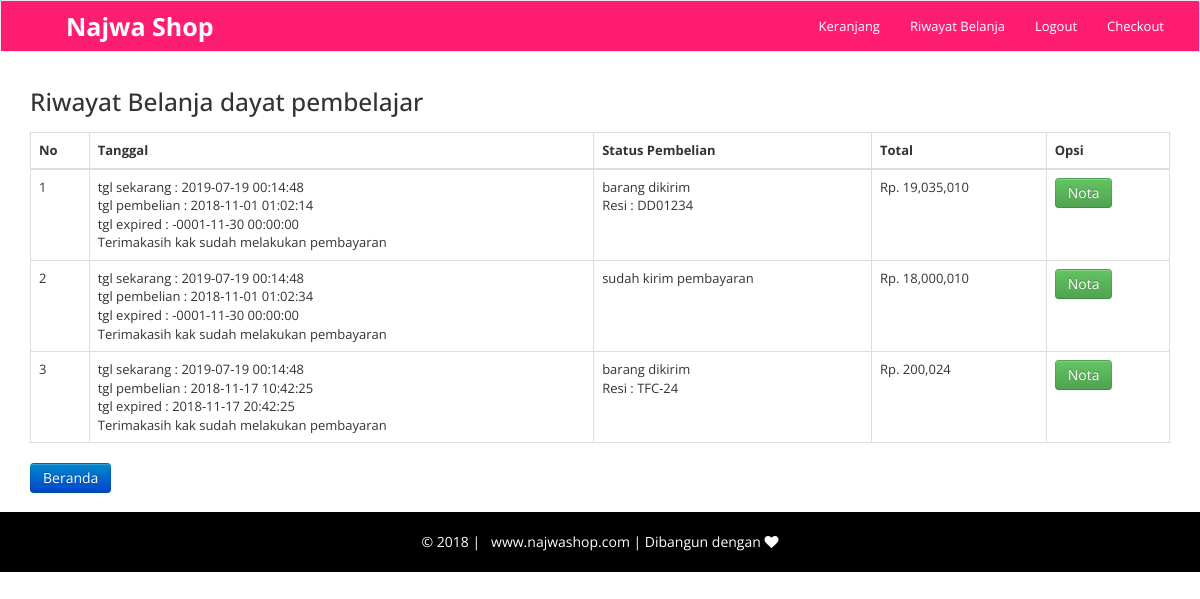
/riwayat.php (signed in), run on the app's committed database.
### tables this page shows
CREATE TABLE IF NOT EXISTS `tb_pembelian` (
`id_pembelian` int(11) NOT NULL,
  `id_pelanggan` int(11) NOT NULL,
  `id_ongkir` int(5) NOT NULL,
  `tanggal_pembelian` datetime NOT NULL,
  `tanggal_expired` datetime NOT NULL,
  `total_pembelian` int(11) NOT NULL,
  `nama_kota` varchar(100) NOT NULL,
  `tarif` int(11) NOT NULL,
  `alamat_pengiriman` varchar(200) NOT NULL,
  `status_pembelian` varchar(90) NOT NULL DEFAULT 'pending',
  `resi_pengiriman` varchar(25) NOT NULL
);

### riwayat.php (the view, shortened to what this page needs)
<?php
	include "batas_expired.php";
?>
<!DOCTYPE html>
<html>
<head>
	<link href="admin/css/bootstrap.css" rel="stylesheet">
    <link href="assets/css/font-awesome.min.css" rel="stylesheet" />
    <link href="assets/css/style.css" rel="stylesheet" />
    <link id="callCss" rel="stylesheet" href="admin/css/themes/carousel.min.css" media="screen"/>
    <link href="admin/css/themes/base.css" rel="stylesheet" media="screen"/>
</head>
<body>
	<?php include "menu2.php"; ?>
	<section class="riwayat">
		<div class="container">
			<h3>Riwayat Belanja <?php echo $_SESSION["pelanggan"]["nama_pelanggan"]; ?></h3>
			<table class="table table-bordered">
				<thead>
				<tr>
					<th>No</th>
					<th>Tanggal</th>
					<th>Status Pembelian</th>
					<th>Total</th>
					<th>Opsi</th>
				</tr>
				</thead>
				<tbody>
					<?php
						$id_pelanggan=$_SESSION["pelanggan"]["id_pelanggan"];
						$nomer=1;
						$ambil=$koneksi->query("SELECT * FROM tb_pembelian WHERE id_pelanggan='$id_pelanggan' ");
						 while ( $pecah = $ambil->fetch_assoc()) {
					 ?>
					<tr>
						<td><?php echo $nomer; ?></td>
						<td>
							<?php
								$tgl_pembelian = date('Y-m-d H:i:s', strtotime($pecah['tanggal_pembelian']));
								$tgl_expired = date('Y-m-d H:i:s', strtotime($pecah['tanggal_expired']));
								$tgl_expiredDB = date('Y-m-d H:i:s', strtotime($pecah['tanggal_expired']));
								 $tgl_sekarang = date("Y-m-d H:i:s");
								 echo "tgl sekarang : ".$tgl_sekarang."</br>";
								echo "tgl pembelian : ".$tgl_pembelian."</br>";
			 					echo "tgl expired : ".$tgl_expired."</br>";
			 					$tgl_beli = strtotime($pecah['tanggal_pembelian']);
								 $tgl_now = time();
								  $selisih = $tgl_now - $tgl_beli;
								  $jam   = floor($selisih / (60 * 60));
			 					if ($tgl_sekarang > $tgl_expired AND $pecah['status_pembelian']=='pending' ) {
			 						echo " tgl_expiredDB" .$tgl_expiredDB;
			 						$koneksi->query(" SELECT @jam :='$jam' ");
			 						$koneksi->query(" SELECT @batas := 5 ");
			 						$koneksi->query("UPDATE tb_pembelian SET status_pembelian='expired' WHERE ((status_pembelian='pending')AND('$tgl_sekarang'>tanggal_expired))");
			 					}elseif ($pecah['status_pembelian']=='pending') {
			 						echo "Pesanan berhasil dibuat, segera lakukan pembayaran ya kak ";
			 					}
			 					else{
			 						echo "Terimakasih kak sudah melakukan pembayaran";
			 					}
							?>
						</td>
						<td><?php echo $pecah['status_pembelian']; ?>
						<br>
						<?php if (!empty($pecah['resi_pengiriman'])): ?>
							Resi : <?php echo $pecah['resi_pengiriman']; ?>
						<?php endif ?>
						</td>
						<td>Rp. <?php echo number_format($pecah['total_pembelian']); ?></td>
						<td>
							<?php
								if ($tgl_sekarang > $tgl_expired && $pecah['status_pembelian']=='expired' ) {
			 						echo "aduh kakak terlambat melakukan pembayaran pesanan sudah expired kakak, Silahkan belanja kembali";
			 				?>
			 						<a class="btn btn-success" href="nota.php?id=<?php echo $pecah['id_pembelian']; ?>" >Nota</a>
			 				<?php
			 					}elseif ($pecah['status_pembelian']=='pending') {
			 				?>
									<a class="btn btn-success" href="nota.php?id=<?php echo $pecah['id_pembelian']; ?>" >Nota</a>
			 						<a href="pembayaran.php?id=<?php echo $pecah['id_pembelian']; ?>" class="btn btn-info">Pembayaran</a>
			 				<?php
			 					}
			 					else{
			 				 ?>
			 						<a class="btn btn-success" href="nota.php?id=<?php echo $pecah['id_pembelian']; ?>" >Nota</a>
			 				<?php } ?>
						</td>
					</tr>
					<?php $nomer++; ?>
					<?php } ?>
				</tbody>
			</table>
			<div>
				<a href="index.php" class="btn btn-primary">Beranda</a>
			</div>
			<br>
		</div>
	</section>
	<div class="col-md-12 end-box text-center">
        &copy; 2018 | &nbsp;  www.najwashop.com | Dibangun dengan  <i class="fa fa-heart "></i>
    	</div>
</body>
</html>

### assets/css/style.css (style rules this page uses)
.text-center { text-align:center; }
h1, h2, h3, h4, h5, h6 { font-family:'Open Sans', sans-serif; }
.btn { margin-bottom:5px; }
.end-box { padding:20px; color:#fff; background-color:#000; font-size:14px; }

### admin/css/themes/base.css (style rules this page uses)
body { lebar:0; font-size:13px; }
a, a:hover { color:#262626; outline:0 }

### data on the page
tb_pembelian: tanggal_pembelian "2018-11-01 01:02:14", tanggal_expired "-0001-11-30 00:00:00", shows "Terimakasih kak sudah melakukan pembayaran", status_pembelian "barang dikirim", resi_pengiriman "DD01234", total_pembelian "19,035,010"
tb_pembelian: tanggal_pembelian "2018-11-01 01:02:34", tanggal_expired "-0001-11-30 00:00:00", shows "Terimakasih kak sudah melakukan pembayaran", status_pembelian "sudah kirim pembayaran", total_pembelian "18,000,010"
tb_pembelian: tanggal_pembelian "2018-11-17 10:42:25", tanggal_expired "2018-11-17 20:42:25", shows "Terimakasih kak sudah melakukan pembayaran", status_pembelian "barang dikirim", resi_pengiriman "TFC-24", total_pembelian "200,024"

### other printed values
$_SESSION["pelanggan"]["nama_pelanggan"] "dayat pembelajar"
